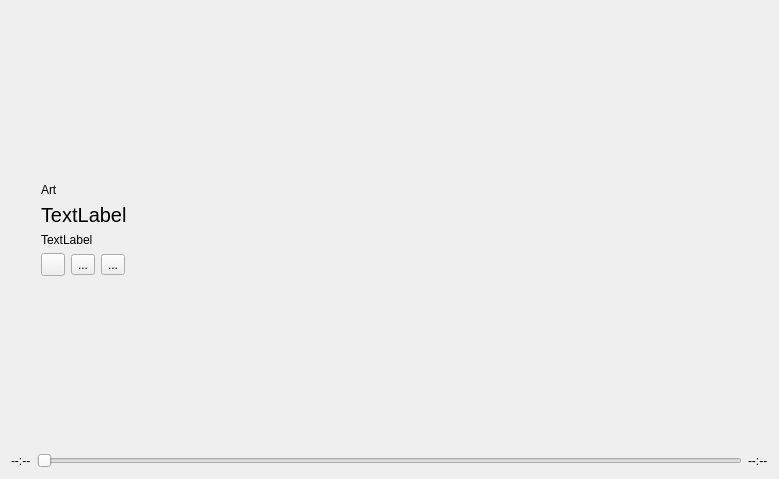
<?xml version="1.0" encoding="UTF-8"?>
<ui version="4.0">
 <class>CurrentTrackPopover</class>
 <widget class="QWidget" name="CurrentTrackPopover">
  <property name="geometry">
   <rect>
    <x>0</x>
    <y>0</y>
    <width>779</width>
    <height>479</height>
   </rect>
  </property>
  <property name="windowTitle">
   <string notr="true">Form</string>
  </property>
  <layout class="QVBoxLayout" name="verticalLayout_3">
   <item>
    <layout class="QHBoxLayout" name="horizontalLayout_5">
     <property name="spacing">
      <number>6</number>
     </property>
     <item>
      <layout class="QVBoxLayout" name="verticalLayout">
       <property name="leftMargin">
        <number>30</number>
       </property>
       <property name="rightMargin">
        <number>30</number>
       </property>
       <item>
        <spacer name="verticalSpacer_2">
         <property name="orientation">
          <enum>Qt::Vertical</enum>
         </property>
         <property name="sizeHint" stdset="0">
          <size>
           <width>20</width>
           <height>40</height>
          </size>
         </property>
        </spacer>
       </item>
       <item>
        <widget class="QLabel" name="artLabel">
         <property name="text">
          <string notr="true">Art</string>
         </property>
        </widget>
       </item>
       <item>
        <widget class="QLabel" name="titleLabel">
         <property name="font">
          <font>
           <pointsize>15</pointsize>
          </font>
         </property>
         <property name="text">
          <string notr="true">TextLabel</string>
         </property>
         <property name="wordWrap">
          <bool>true</bool>
         </property>
        </widget>
       </item>
       <item>
        <widget class="QLabel" name="metadataLabel">
         <property name="text">
          <string notr="true">TextLabel</string>
         </property>
        </widget>
       </item>
       <item>
        <layout class="QHBoxLayout" name="horizontalLayout_2">
         <item>
          <widget class="QToolButton" name="skipBackButton">
           <property name="text">
            <string notr="true"/>
           </property>
           <property name="icon">
            <iconset theme="media-skip-backward">
             <normaloff>.</normaloff>.</iconset>
           </property>
          </widget>
         </item>
         <item>
          <widget class="QToolButton" name="playButton">
           <property name="text">
            <string notr="true">...</string>
           </property>
           <property name="icon">
            <iconset theme="media-playback-start">
             <normaloff>.</normaloff>.</iconset>
           </property>
          </widget>
         </item>
         <item>
          <widget class="QToolButton" name="skipNextButton">
           <property name="text">
            <string notr="true">...</string>
           </property>
           <property name="icon">
            <iconset theme="media-skip-forward">
             <normaloff>.</normaloff>.</iconset>
           </property>
          </widget>
         </item>
         <item>
          <spacer name="horizontalSpacer">
           <property name="orientation">
            <enum>Qt::Horizontal</enum>
           </property>
           <property name="sizeHint" stdset="0">
            <size>
             <width>40</width>
             <height>20</height>
            </size>
           </property>
          </spacer>
         </item>
        </layout>
       </item>
       <item>
        <spacer name="verticalSpacer">
         <property name="orientation">
          <enum>Qt::Vertical</enum>
         </property>
         <property name="sizeHint" stdset="0">
          <size>
           <width>20</width>
           <height>40</height>
          </size>
         </property>
        </spacer>
       </item>
      </layout>
     </item>
     <item>
      <layout class="QVBoxLayout" name="verticalLayout_2">
       <item>
        <spacer name="verticalSpacer_4">
         <property name="orientation">
          <enum>Qt::Vertical</enum>
         </property>
         <property name="sizeHint" stdset="0">
          <size>
           <width>20</width>
           <height>40</height>
          </size>
         </property>
        </spacer>
       </item>
       <item>
        <layout class="QGridLayout" name="metadataEntryLayout"/>
       </item>
       <item>
        <spacer name="verticalSpacer_3">
         <property name="orientation">
          <enum>Qt::Vertical</enum>
         </property>
         <property name="sizeHint" stdset="0">
          <size>
           <width>20</width>
           <height>40</height>
          </size>
         </property>
        </spacer>
       </item>
      </layout>
     </item>
    </layout>
   </item>
   <item>
    <layout class="QHBoxLayout" name="horizontalLayout_4">
     <item>
      <widget class="QLabel" name="elapsedLabel">
       <property name="text">
        <string notr="true">--:--</string>
       </property>
      </widget>
     </item>
     <item>
      <widget class="QSlider" name="progressSlider">
       <property name="orientation">
        <enum>Qt::Horizontal</enum>
       </property>
      </widget>
     </item>
     <item>
      <widget class="QLabel" name="durationLabel">
       <property name="text">
        <string notr="true">--:--</string>
       </property>
      </widget>
     </item>
    </layout>
   </item>
  </layout>
 </widget>
 <resources/>
 <connections/>
</ui>
